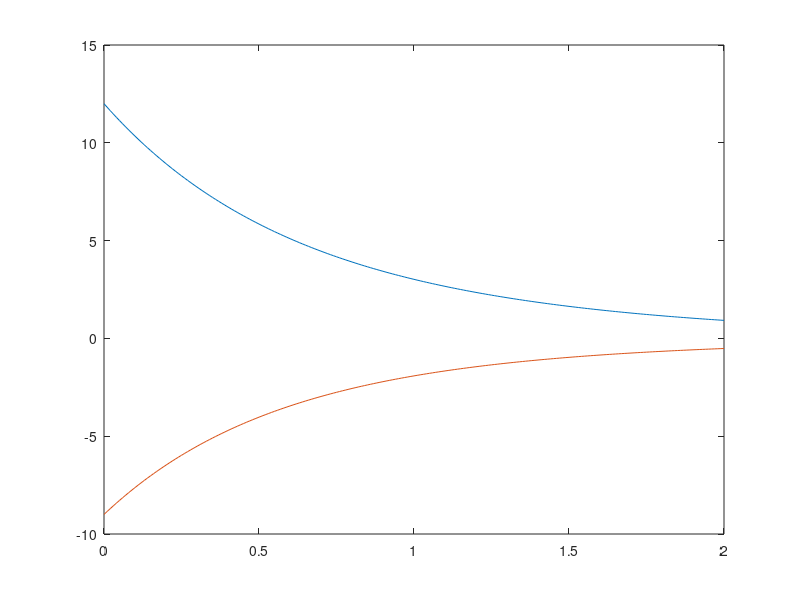

Here is the MATLAB script that generated this plot:
clc
clear

k1 = [2;-1];
k2 = [2;-2];
lmd1 = -1;
lmd2 = -2;

t = 0:0.01:2;

x = 3.*k1*exp(lmd1 * t) + 3.*k2*exp(lmd2 * t);

plot(t,x)